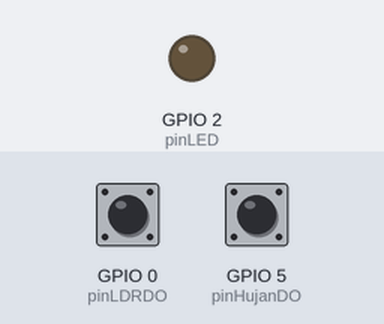
The sketch below on a simulated ESP8266 (NodeMCU). Parts: output pins drawn as LEDs (lit = HIGH). Inputs (shaded band) come from the test bench; at power-on: GPIO 0 (pinLDRDO) HIGH, GPIO 5 (pinHujanDO) HIGH. WiFi joins after 1.5 s; servers stay silent unless stated; uploads are accepted with an empty reply; what the sketch prints to the serial monitor is not drawn.

Above: at 0.1 s.
At 2.0 s:
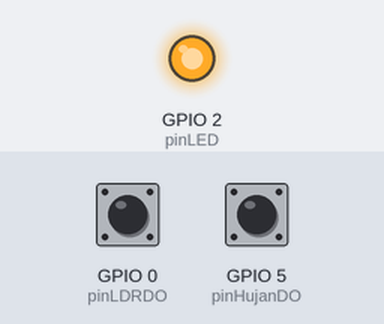
Timing chart, 0 to 3.5 s (numbered marks = the images above):
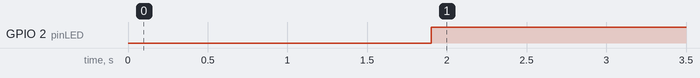

The sketch:

Difa.ino
```cpp
#include <ESP8266WiFi.h>
#include <ESP8266HTTPClient.h>
#include <ArduinoJson.h>

// Konfigurasi WiFi
const char *ssid = "Difa";
const char *password = "12345678";

// Konfigurasi Server (ganti dengan IP server Anda)
const char *serverUrl = "http://192.168.221.66/iot_abc/api.php";

// Pin Sensor
const int pinHujanDO = 5; // D1
const int pinLDRDO = 0;   // D3
const int pinLED = 2;     // D4

// Variabel kontrol manual
bool manualMode = false;
bool manualState = LOW;

void setup()
{
  Serial.begin(9600);

  // Inisialisasi Pin
  pinMode(pinHujanDO, INPUT);
  pinMode(pinLDRDO, INPUT);
  pinMode(pinLED, OUTPUT);
  digitalWrite(pinLED, LOW);

  // Koneksi WiFi
  WiFi.begin(ssid, password);
  Serial.print("Connecting to WiFi");
  while (WiFi.status() != WL_CONNECTED)
  {
    delay(500);
    Serial.print(".");
  }
  Serial.print("\nConnected! IP: ");
  Serial.println(WiFi.localIP());
}

void loop()
{
  // Baca sensor
  int statusHujan = digitalRead(pinHujanDO);
  int statusLDR = digitalRead(pinLDRDO);

  // Kirim data ke server setiap 3 detik
  if (WiFi.status() == WL_CONNECTED)
  {
    sendSensorData(statusHujan, statusLDR);
    getLampCommand();
  }

  // Kontrol lampu
  if (manualMode)
  {
    digitalWrite(pinLED, manualState);
  }
  else
  {
    // Mode otomatis
    digitalWrite(pinLED, (statusHujan == LOW || statusLDR == HIGH) ? HIGH : LOW);
  }

  delay(3000);
}

void sendSensorData(int hujan, int ldr)
{
  HTTPClient http;
  WiFiClient client;

  http.begin(client, String(serverUrl) + "?action=save_sensor");
  http.addHeader("Content-Type", "application/json");

  // Buat payload JSON
  DynamicJsonDocument doc(128);
  doc["hujan"] = (hujan == LOW) ? "Ya" : "Tidak";
  doc["cahaya"] = (ldr == HIGH) ? "Gelap" : "Terang";

  String payload;
  serializeJson(doc, payload);

  int httpCode = http.POST(payload);

  if (httpCode > 0)
  {
    Serial.printf("Data sent! Code: %d\n", httpCode);
  }
  else
  {
    Serial.printf("HTTP error: %s\n", http.errorToString(httpCode).c_str());
  }

  http.end();
}

void getLampCommand()
{
  HTTPClient http;
  WiFiClient client;

  http.begin(client, String(serverUrl) + "?action=get_lamp");
  int httpCode = http.GET();

  if (httpCode == HTTP_CODE_OK)
  {
    String response = http.getString();
    DynamicJsonDocument doc(64);
    deserializeJson(doc, response);

    manualMode = doc["manual_mode"];
    manualState = doc["lamp_status"] ? HIGH : LOW;
  }

  http.end();
}
```

Measured:
- by itself, GPIO 2 (pinLED): LOW → HIGH at 1.9 s
